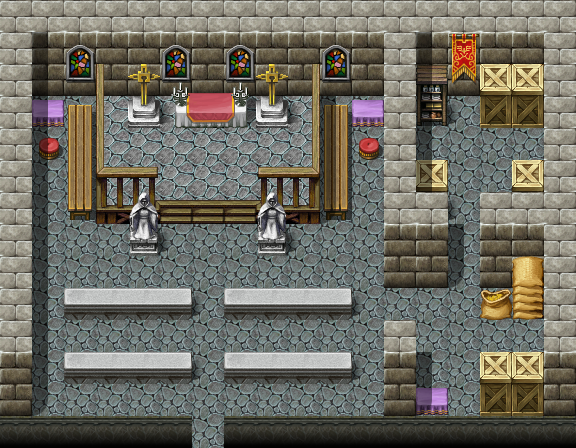

This is a level from a 2D game, rendered from its Tiled map with the project's own tilesets. A one-line summary and the map file follow, with tile-layer data summarised:
An orthogonal 18x14 tile map with 32x32 px tiles, 3 tile layers (Ground, Objects, Above), 1 hidden layer not drawn, 17 tilesets and 4 objects (3x spawn, mapchange).

<map version="1.0" orientation="orthogonal" width="18" height="14" tilewidth="32" tileheight="32">
    <tileset firstgid="1" name="map_28" tilewidth="32" tileheight="32">
        <image source="../drawable/map_28.png" width="256" height="256" />
    </tileset>
    <tileset firstgid="65" name="map_29" tilewidth="32" tileheight="32">
        <image source="../drawable/map_29.png" width="256" height="256" />
    </tileset>
    <tileset firstgid="129" name="map_43" tilewidth="32" tileheight="32">
        <image source="../drawable/map_43.png" width="256" height="256" />
    </tileset>
    <tileset firstgid="193" name="map_22" tilewidth="32" tileheight="32">
        <image source="../drawable/map_22.png" width="256" height="256" />
    </tileset>
    <tileset firstgid="257" name="map_7" tilewidth="32" tileheight="32">
        <image source="../drawable/map_7.png" width="256" height="256" />
    </tileset>
    <tileset firstgid="321" name="map_24" tilewidth="32" tileheight="32">
        <image source="../drawable/map_24.png" width="256" height="256" />
    </tileset>
    <tileset firstgid="385" name="map_12" tilewidth="32" tileheight="32">
        <image source="../drawable/map_12.png" width="256" height="256" />
    </tileset>
    <tileset firstgid="449" name="map_9" tilewidth="32" tileheight="32">
        <image source="../drawable/map_9.png" width="256" height="256" />
    </tileset>
    <tileset firstgid="513" name="map_14" tilewidth="32" tileheight="32">
        <image source="../drawable/map_14.png" width="256" height="256" />
    </tileset>
    <tileset firstgid="577" name="map_23" tilewidth="32" tileheight="32">
        <image source="../drawable/map_23.png" width="256" height="256" />
    </tileset>
    <tileset firstgid="641" name="map_3" tilewidth="32" tileheight="32">
        <image source="../drawable/map_3.png" width="256" height="256" />
    </tileset>
    <tileset firstgid="705" name="map_11" tilewidth="32" tileheight="32">
        <image source="../drawable/map_11.png" width="256" height="256" />
    </tileset>
    <tileset firstgid="769" name="map_10" tilewidth="32" tileheight="32">
        <image source="../drawable/map_10.png" width="256" height="256" />
    </tileset>
    <tileset firstgid="833" name="map_8" tilewidth="32" tileheight="32">
        <image source="../drawable/map_8.png" width="256" height="256" />
    </tileset>
    <tileset firstgid="897" name="map_0" tilewidth="32" tileheight="32">
        <image source="../drawable/map_0.png" width="256" height="256" />
    </tileset>
    <tileset firstgid="961" name="map_1" tilewidth="32" tileheight="32">
        <image source="../drawable/map_1.png" width="256" height="256" />
    </tileset>
    <tileset firstgid="1025" name="map_2" tilewidth="32" tileheight="32">
        <image source="../drawable/map_2.png" width="256" height="256" />
    </tileset>
    <layer name="Ground" width="18" height="14">
        <data>[252 cells, 252 non-empty, 8 distinct tile ids]</data>
    </layer>
    <layer name="Objects" width="18" height="14">
        <data>[252 cells, 69 non-empty, 28 distinct tile ids]</data>
    </layer>
    <layer name="Above" width="18" height="14">
        <data>[252 cells, 41 non-empty, 13 distinct tile ids]</data>
    </layer>
    <layer name="Walkable" width="18" height="14" visible="0">
        <data>[252 cells, 159 non-empty, 1 distinct tile ids]</data>
    </layer>
    <objectgroup name="Mapevents">
        <object name="entrance" type="mapchange" x="192" y="416" width="32" height="32">
            <properties>
                <property name="map" value="vilegard_s" />
                <property name="place" value="chapel" />
            </properties>
        </object>
    </objectgroup>
    <objectgroup name="Spawn">
        <object name="jolnor" type="spawn" x="192" y="128" width="32" height="32">
            <properties>
                <property name="spawngroup" value="jolnor" />
            </properties>
        </object>
        <object name="chapelgoer" type="spawn" x="32" y="224" width="160" height="192">
            <properties>
                <property name="spawngroup" value="chapelgoer" />
            </properties>
        </object>
        <object name="chapelgoer_1" type="spawn" x="224" y="224" width="160" height="192">
            <properties>
                <property name="spawngroup" value="chapelgoer" />
            </properties>
        </object>
    </objectgroup>
    <objectgroup name="Keys" />
</map>
